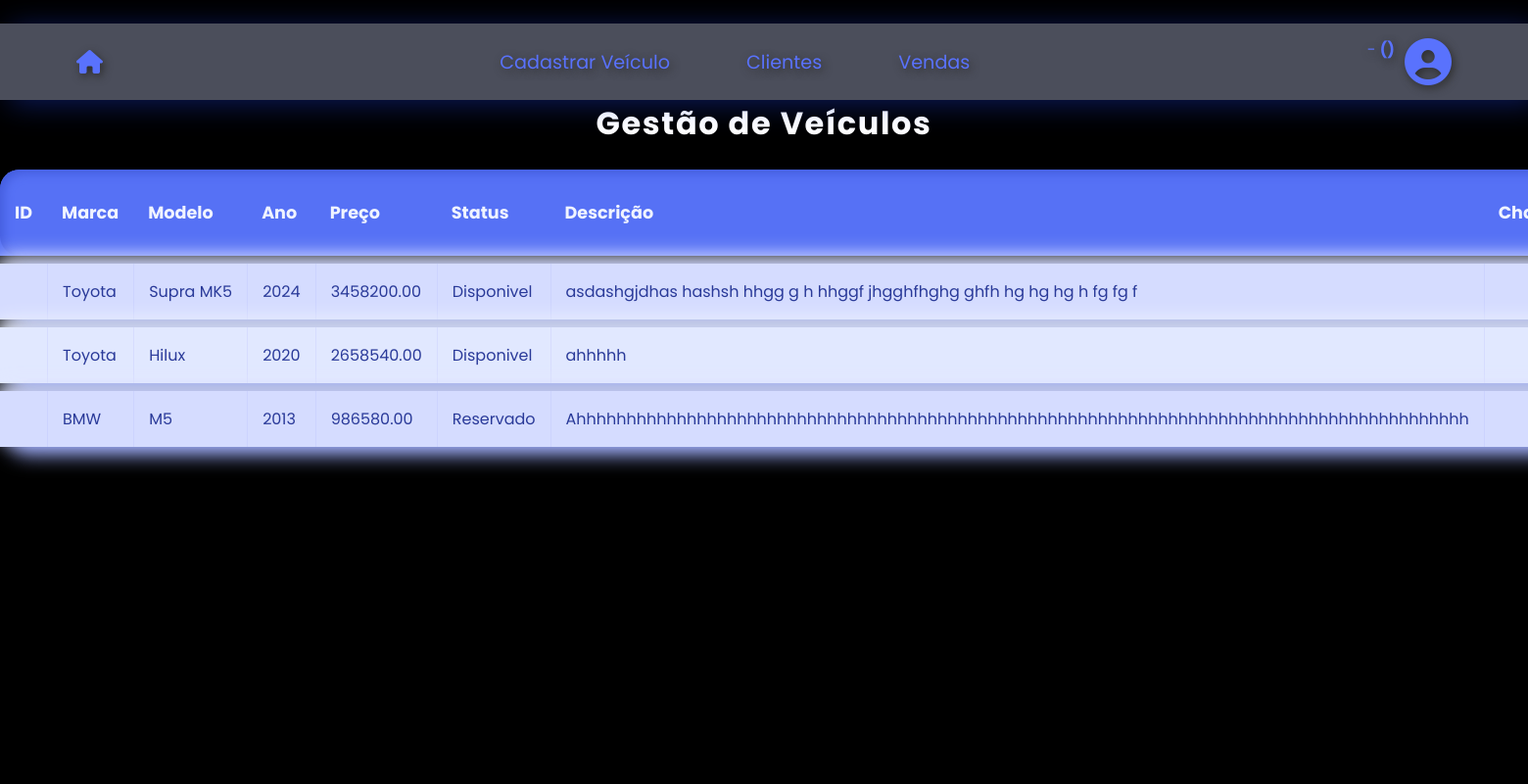
/Veiculos/View/listarVeiculo.php, run on the app's committed database.
### tables this page shows
CREATE TABLE `veiculo` (
  `ID` int(11) NOT NULL AUTO_INCREMENT,
  `marca` varchar(30) NOT NULL,
  `modelo` varchar(50) NOT NULL,
  `ano` int(11) DEFAULT NULL,
  `preco` decimal(10,2) NOT NULL,
  `status` enum('Disponivel','Vendido','Reservado') NOT NULL DEFAULT 'Disponivel',
  `descricao` text NOT NULL,
  PRIMARY KEY (`ID`)
);

### Veiculos/View/listarVeiculo.php (the view, shortened to what this page needs)
<?php
    $nome_S =  $_SESSION['nome'];
    $sobrenome_S = $_SESSION['sobrenome'];
    $email_S = $_SESSION['email'];
    $perfil_S = $_SESSION['perfil'];
?>
<!DOCTYPE html>
<html lang="pt">
<head>
    <link rel="stylesheet" href="https://cdnjs.cloudflare.com/ajax/libs/font-awesome/6.7.2/css/all.min.css" />
    <link rel="stylesheet" href="../style/listaDeVeiculos.css">
</head>
<body>
    <div class="video">
        <video src="../../Home/homeVid02.mp4" autoplay muted loop></video>
    </div>
    <header>
        <nav>
            <a id="linkHome" href="../../Home/homeVersion3.php"><i class="fa-solid fa-house"></i></a>
            <ul>
                <li class="a"><a href="cadastroVeiculo.php">Cadastrar Veículo</a></li>
                <li class="a"><a href="../../Clientes/View/verClientes.php">Clientes</a></li>
                <li class="a"><a href="../../Vendas/View/listarVendas.php">Vendas</a></li>
            </ul>
            <div class="perfil">
                <p><span><?php echo $nome_S." ".$sobrenome_S . " - " ;?> <span id="perfil"><strong>(<?php echo $perfil_S;?>)</strong></span></br>
                    <?php echo $email_S;?></span></br>
                </p>
                <i class="fa-solid fa-circle-user"></i>
            </div>
        </nav>
    </header>
    <h1>Gestão de Veículos</h1>
    <table>
        <thead>
            <tr>
                <th>ID</th>
                <th>Marca</th>
                <th>Modelo</th>
                <th>Ano</th>
                <th>Preço</th>
                <th>Status</th>
                <th>Descrição</th>
                <th>Chassi</th>
            </tr>
        </thead>
        <tbody>
            <?php
            include_once("../../conexao.php");
            $sql = "SELECT * FROM veiculo;";
            $resultado = $conexao->query($sql);
            if ($resultado->num_rows > 0) {
                while ($row = $resultado->fetch_assoc()) {
                    echo "<tr>";
                    echo "<td>{$row['id']}</td>";
                    echo "<td>{$row['marca']}</td>";
                    echo "<td>{$row['modelo']}</td>";
                    echo "<td>{$row['ano']}</td>";
                    echo "<td>{$row['preco']}</td>";
                    echo "<td>{$row['status']}</td>";
                    echo "<td>{$row['descricao']}</td>";
                    echo "<td>{$row['chassi']}</td>";
                    echo "</tr>";
                }
            } else {
                echo "<tr><td colspan='15'>Nenhum veículo encontrado.</td></tr>";
            }
            ?>
        </tbody>
    </table>
</body>
</html>

### Veiculos/style/listaDeVeiculos.css (style rules this page uses)
* { margin: 0; padding: 0; box-sizing: border-box; }
body { font-family: 'Poppins', sans-serif; background-color: black; display: flex; flex-direction: column; justify-content: center; }
.video { position: fixed; top: 0; left: 0; width: 100%; height: 100%; object-fit: cover; z-index: -1; }
video { width: 100%; height: 100%; object-fit: cover; object-position: center; }
header { position: sticky; top: 0; color: #5972fd; text-shadow: #2e2e2e 2px 3px 8px; width: 100%; background-color: #d3daff5b; box-shadow: 10px 4px 30px #2146fc5d, -10px -10px 20px #000000; backdrop-filter: blur(10px); padding: 15px 5%; margin-top: 3vh; z-index: 1; }
h1 { font-weight: 700; color: white; margin-bottom: 15px; text-align: center; letter-spacing: 0.05em; }
table { width: 100%; border-collapse: separate; border-spacing: 0 8px; min-width: 80vw; }
thead tr { background: #5671f5; box-shadow: inset 4px 4px 10px #445dde, inset -4px -4px 10px #6b82ff; border-radius: 20px; }
thead th { padding: 18px 15px; color: #f0f4ff; font-weight: 700; font-size: 1.1rem; text-align: left; }
thead th:first-child { border-top-left-radius: 20px; }
tbody tr { background: #d5dcff; box-shadow: 8px 8px 20px #a0afff, -8px -8px 20px #e2e7ff; border-radius: 20px; transition: background-color 0.3s ease, box-shadow 0.3s ease; opacity: 0; animation: fadeInUp 0.5s ease forwards; }
tbody tr:nth-child(even) { background: #e1e8ff; box-shadow: 8px 8px 18px #8ba0ff, -8px -8px 18px #f0f4ff; }
tbody td { padding: 16px 15px; color: #2a3a99; font-size: 1rem; vertical-align: middle; white-space: nowrap; overflow: hidden; text-overflow: ellipsis; }
tbody td + td { border-left: 1px solid #a9b0fa33; }
tbody tr:nth-child(1) { animation-delay: 0.1s; }
tbody tr:nth-child(2) { animation-delay: 0.2s; }
tbody tr:nth-child(3) { animation-delay: 0.3s; }

### data on the page
veiculo: marca "Toyota", modelo "Supra MK5", ano "2024", preco "3458200.00", status "Disponivel", descricao "asdashgjdhas hashsh hhgg g h hhggf jhgghfhghg ghfh hg hg hg h fg fg f"
veiculo: marca "Toyota", modelo "Hilux", ano "2020", preco "2658540.00", status "Disponivel", descricao "ahhhhh"
veiculo: marca "BMW", modelo "M5", ano "2013", preco "986580.00", status "Reservado", descricao "Ahhhhhhhhhhhhhhhhhhhhhhhhhhhhhhhhhhhhhhhhhhhhhhhhhhhhhhhhhhhhhhhhhhhhhhhhhhhhhhhhhhhhhhhhh"
